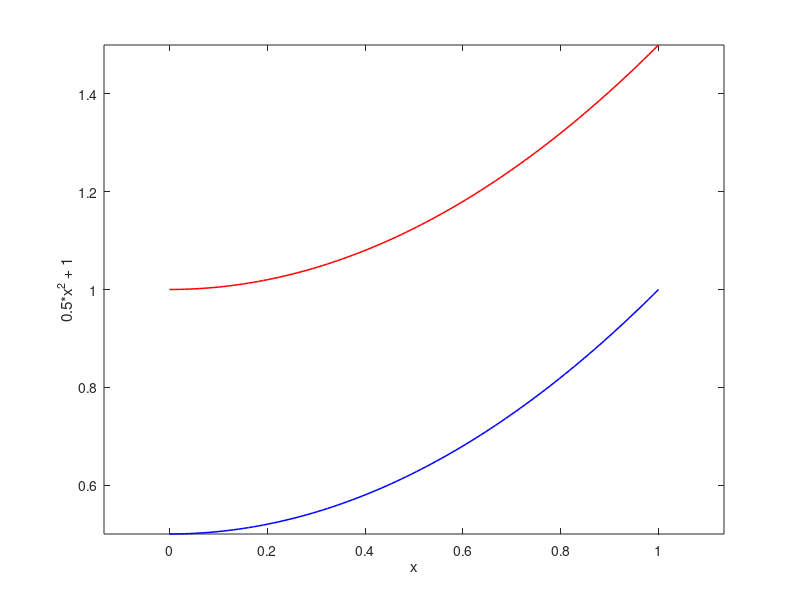

The MATLAB source for this figure:
clear all;

fprintf('Here comes the matrix instanciation runtime. \n');
%% dense instanciation with pre-allocated memory using ZEROS
tic;
A1 = zeros(1000);
A1(1,1) = -1;
A1(1,2) = 1;
for i=2:999
    A1(i,i-1) = 1;
    A1(i,i) = -2;
    A1(i,i+1) = 1;
end
A1(1000,999) = 1;
A1(1000,1000) = -1;
toc;

%% dense instanciation without pre-allocated memory
%  (memory of assigned to the matrix is resized in every iteration)
tic;
% A2 = zeros(1000);
A2(1,1) = -1;
A2(1,2) = 1;
for i=2:999
    A2(i,i-1) = 1;
    A2(i,i) = -2;
    A2(i,i+1) = 1;
end
A2(1000,999) = 1;
A2(1000,1000) = -1;
toc;

%% dense instanciation using DIAG
tic;
A3 = diag(-2*ones(1000,1)) + ...
     diag(ones(999,1),1) + ...
     diag(ones(999,1),-1);
A3(1,1) = -1;
A3(1000,1000) = -1;
toc;

%% sparse instanciation
%  (column specific)
tic;
sparse_i = zeros(3000,1);
sparse_j = zeros(3000,1);
sparse_content = zeros(3000,1);
nonzero_entry = 0;

nonzero_entry = nonzero_entry + 1;
sparse_i(nonzero_entry) = 1;
sparse_j(nonzero_entry) = 1;
sparse_content(nonzero_entry) = -1;
nonzero_entry = nonzero_entry + 1;
sparse_i(nonzero_entry) = 2;
sparse_j(nonzero_entry) = 1;
sparse_content(nonzero_entry) = 1;
for j=2:999
    nonzero_entry = nonzero_entry + 1;
    sparse_i(nonzero_entry) = j-1;
    sparse_j(nonzero_entry) = j;
    sparse_content(nonzero_entry) = 1;
    nonzero_entry = nonzero_entry + 1;
    sparse_i(nonzero_entry) = j;
    sparse_j(nonzero_entry) = j;
    sparse_content(nonzero_entry) = -2;
    nonzero_entry = nonzero_entry + 1;
    sparse_i(nonzero_entry) = j+1;
    sparse_j(nonzero_entry) = j;
    sparse_content(nonzero_entry) = 1;
end
nonzero_entry = nonzero_entry + 1;
sparse_i(nonzero_entry) = 999;
sparse_j(nonzero_entry) = 1000; 
sparse_content(nonzero_entry) = 1;
nonzero_entry = nonzero_entry + 1;
sparse_i(nonzero_entry) = 1000;
sparse_j(nonzero_entry) = 1000; 
sparse_content(nonzero_entry) = -1;
A4 = sparse(sparse_i(1:nonzero_entry),...
            sparse_j(1:nonzero_entry),...
            sparse_content(1:nonzero_entry),...
            1000,1000,3000);
toc;
clear sparse_i sparse_j sparse_content nonzero_entry

%% sparse instanciation
%  (row specific)
tic;
sparse_i = zeros(3000,1);
sparse_j = zeros(3000,1);
sparse_content = zeros(3000,1);
nonzero_entry = 0;

nonzero_entry = nonzero_entry + 1;
sparse_i(nonzero_entry) = 1;
sparse_j(nonzero_entry) = 1;
sparse_content(nonzero_entry) = -1;
nonzero_entry = nonzero_entry + 1;
sparse_i(nonzero_entry) = 1;
sparse_j(nonzero_entry) = 2;
sparse_content(nonzero_entry) = 1;
for i=2:999
    nonzero_entry = nonzero_entry + 1;
    sparse_i(nonzero_entry) = i;
    sparse_j(nonzero_entry) = i-1;
    sparse_content(nonzero_entry) = 1;
    nonzero_entry = nonzero_entry + 1;
    sparse_i(nonzero_entry) = i;
    sparse_j(nonzero_entry) = i;
    sparse_content(nonzero_entry) = -2;
    nonzero_entry = nonzero_entry + 1;
    sparse_i(nonzero_entry) = i;
    sparse_j(nonzero_entry) = i+1;
    sparse_content(nonzero_entry) = 1;
end
nonzero_entry = nonzero_entry + 1;
sparse_i(nonzero_entry) = 1000;
sparse_j(nonzero_entry) = 999; 
sparse_content(nonzero_entry) = 1;
nonzero_entry = nonzero_entry + 1;
sparse_i(nonzero_entry) = 1000;
sparse_j(nonzero_entry) = 1000; 
sparse_content(nonzero_entry) = -1;
A5 = sparse(sparse_i(1:nonzero_entry),...
            sparse_j(1:nonzero_entry),...
            sparse_content(1:nonzero_entry),...
            1000,1000,3000);
toc;

fprintf('Here comes the multiplication runtime. \n');
x = ones(1000,1);
tic; x1 = A1*x; toc;
tic; x2 = A2*x; toc;
tic; x3 = A3*x; toc;
tic; x4 = A4*x; toc;
tic; x5 = A5*x; toc;
fprintf('norm(x1) = %f\n',norm(x1));
fprintf('norm(x2) = %f\n',norm(x2));
fprintf('norm(x3) = %f\n',norm(x3));
fprintf('norm(x4) = %f\n',norm(x4));
fprintf('norm(x5) = %f\n',norm(x5));

%% different for loop parameters instanciation
for i=1:5
    fprintf('%f\n', 0.1*i);
end
for x=0.1:0.1:0.5
    fprintf('%f\n', x);
end
for x=linspace(0.1,0.5,5)
    fprintf('%f\n', x);
end

%% matrix inverse
clear all;
A = rand(1000) + eye(1000);
b = ones(1000,1);

tic; x1 = inv(A)*b; toc;
tic; x2 = A \ b; toc;
fprintf('Norm of residual for inv(A)*b = %f\n', norm(A*x1-b));
fprintf('Norm of residual for A\b      = %f', norm(A*x2-b));

%% function handle (slow)
clear all;
f = @(x) 0.5*x^2 + 1;
x_vec = linspace(0,1,100);
y_vec = zeros(1,100);
for i=1:100
    y_vec(i) = f(x_vec(i));
end
plot(x_vec, y_vec, '-r', 'LineWidth', 1.1);

%% function handle (fast)
clear all;
g = @(x) 0.5*x.^2 + 1;
x_vec = linspace(0,1,100);
y_vec = g(x_vec);
y_vec = y_vec - 0.5;
hold on;
h = plot(x_vec, y_vec, '-b', 'LineWidth', 1.1);
axis equal;
xlabel('x');
ylabel('0.5*x^2 + 1');
saveas(h, 'Math151B_Demo','jpg');